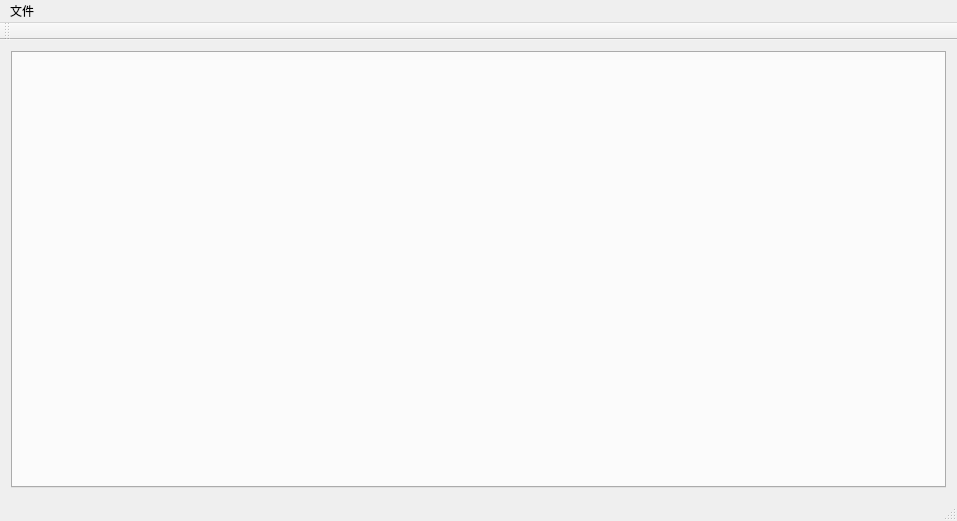
<?xml version="1.0" encoding="UTF-8"?>
<ui version="4.0">
 <class>MainWindow</class>
 <widget class="QMainWindow" name="MainWindow">
  <property name="geometry">
   <rect>
    <x>0</x>
    <y>0</y>
    <width>957</width>
    <height>521</height>
   </rect>
  </property>
  <property name="windowTitle">
   <string>MainWindow</string>
  </property>
  <widget class="QWidget" name="centralWidget">
   <layout class="QHBoxLayout" name="horizontalLayout_2">
    <item>
     <widget class="QTabWidget" name="tabWidget">
      <property name="currentIndex">
       <number>-1</number>
      </property>
     </widget>
    </item>
   </layout>
  </widget>
  <widget class="QMenuBar" name="menuBar">
   <property name="geometry">
    <rect>
     <x>0</x>
     <y>0</y>
     <width>957</width>
     <height>25</height>
    </rect>
   </property>
   <widget class="QMenu" name="menuFile">
    <property name="title">
     <string>文件</string>
    </property>
    <addaction name="actionNew"/>
    <addaction name="actionOpen_2"/>
    <addaction name="actionSave"/>
    <addaction name="actionClose"/>
   </widget>
   <addaction name="menuFile"/>
  </widget>
  <widget class="QStatusBar" name="statusBar"/>
  <widget class="QToolBar" name="toolBar">
   <property name="windowTitle">
    <string>toolBar</string>
   </property>
   <attribute name="toolBarArea">
    <enum>TopToolBarArea</enum>
   </attribute>
   <attribute name="toolBarBreak">
    <bool>false</bool>
   </attribute>
  </widget>
  <action name="actionOpen">
   <property name="text">
    <string>Open</string>
   </property>
  </action>
  <action name="actionSave">
   <property name="icon">
    <iconset resource="resource.qrc">
     <normaloff>:/imgs/imgs/save.png</normaloff>:/imgs/imgs/save.png</iconset>
   </property>
   <property name="text">
    <string>Save</string>
   </property>
  </action>
  <action name="actionClose">
   <property name="icon">
    <iconset resource="resource.qrc">
     <normaloff>:/imgs/imgs/close.png</normaloff>:/imgs/imgs/close.png</iconset>
   </property>
   <property name="text">
    <string>Close</string>
   </property>
  </action>
  <action name="actionOpen_2">
   <property name="icon">
    <iconset resource="resource.qrc">
     <normaloff>:/imgs/imgs/open.png</normaloff>:/imgs/imgs/open.png</iconset>
   </property>
   <property name="text">
    <string>Open</string>
   </property>
  </action>
  <action name="actionNew">
   <property name="icon">
    <iconset resource="resource.qrc">
     <normaloff>:/imgs/imgs/new.png</normaloff>:/imgs/imgs/new.png</iconset>
   </property>
   <property name="text">
    <string>New</string>
   </property>
  </action>
 </widget>
 <layoutdefault spacing="6" margin="11"/>
 <resources>
  <include location="resource.qrc"/>
 </resources>
 <connections/>
</ui>
